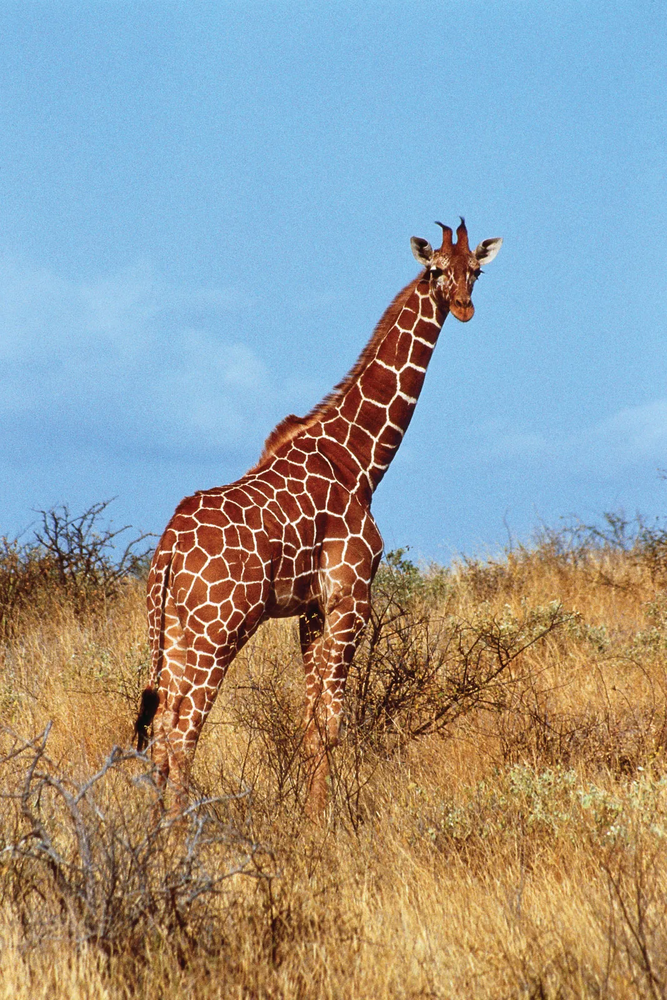
#> input picture OpenCV/images/giraffe-Kenya.png, 667 x 1000 px, shrunk from 1067 x 1600 before the run
$ jupyter execute hist_equalization.ipynb
#> lines starting #> are read from the running program, lines starting #| are printed output that depends on the picture
[cell 1]
import cv2
import numpy as np
import matplotlib.pyplot as plt

[cell 2]
image = cv2.imread('images/giraffe-Kenya.png')
#> image is the input picture: shape (1000, 667, 3); mean B, G, R 152, 154.5, 150.9

if image is None:
    print("Issue with image loading.")
else:
    print("Image loaded successfully.")

[cell 3]
image_rgb = cv2.cvtColor(image, cv2.COLOR_BGR2RGB)
image_greyscale = cv2.cvtColor(image, cv2.COLOR_BGR2GRAY)
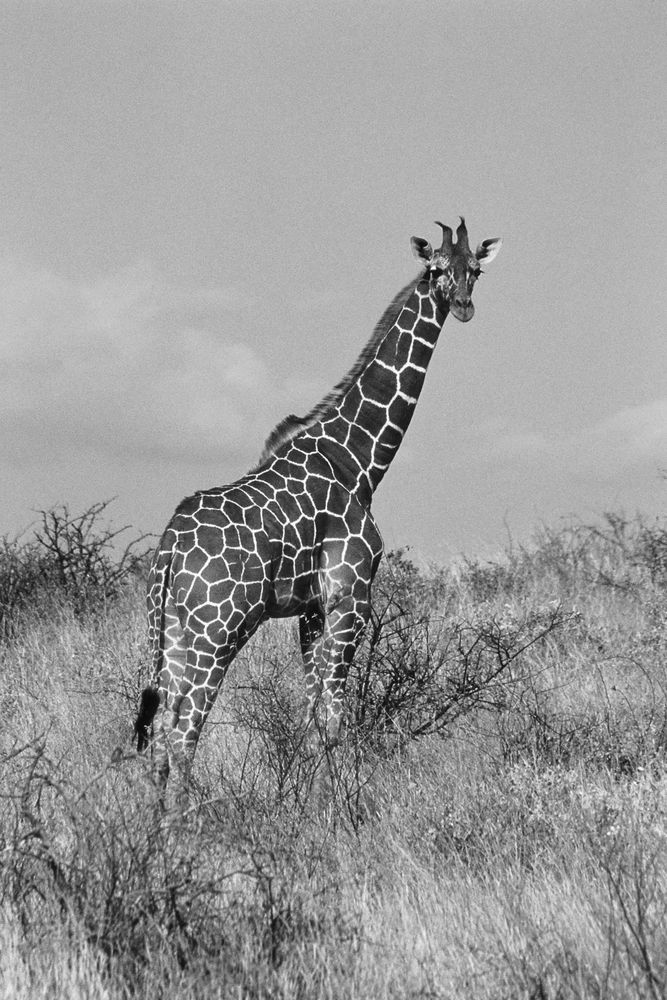
#> image_greyscale: shape (1000, 667); min 8, max 255, mean 153.2

[cell 4]
hist, bins = np.histogram(image_greyscale.flatten(), 256, [0,256])
#> hist = 256 values, max 25982 at index 178, min 0 at index 0, mean 2605.5; bins = 257 values from 0 to 256

# Perform histogram equalization

equialised_image = cv2.equalizeHist(image_greyscale)
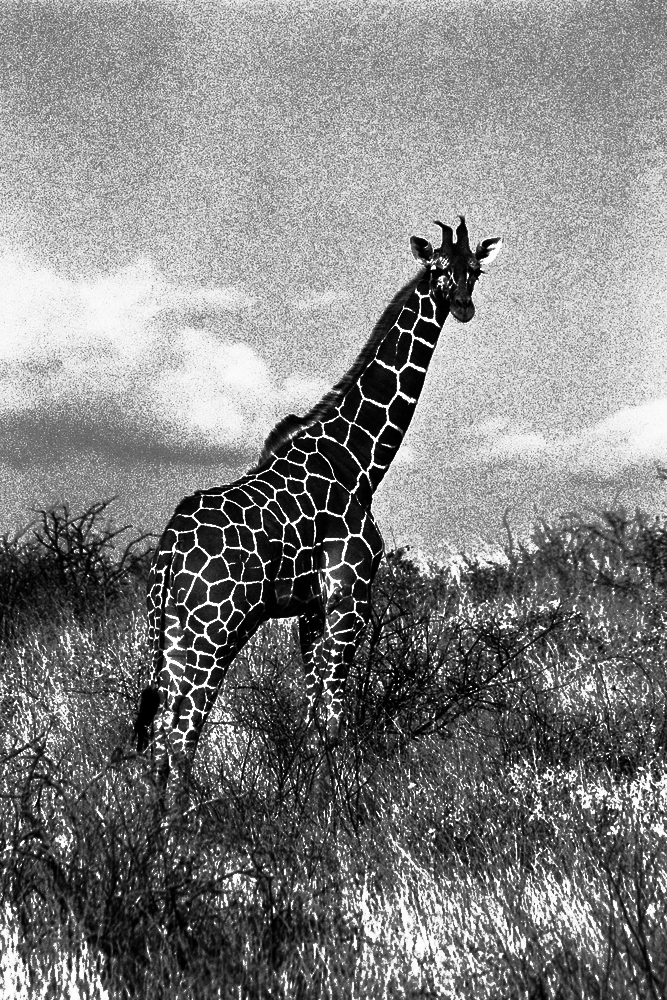
#> equialised_image: shape (1000, 667); min 0, max 255, mean 129.6

equalised_hist, bins = np.histogram(equialised_image.flatten(), 256, [0,256])
#> equalised_hist = 256 values, max 25982 at index 178, min 0 at index 60, mean 2605.5

# plot the results
plt.figure(figsize=(12,6))

plt.subplot(2,2,1)
plt.imshow(image_greyscale, cmap='grey')
plt.title('Original image')

plt.subplot(2,2,2)
plt.plot(hist, color='blue')
plt.title('Original image histogram')

plt.subplot(2,2,3)
plt.imshow(equialised_image, cmap='grey')
plt.title('Original image')

plt.subplot(2,2,4)
plt.plot(equalised_hist, color='green')
plt.title('Equalised image histogram')

plt.tight_layout()
plt.show()
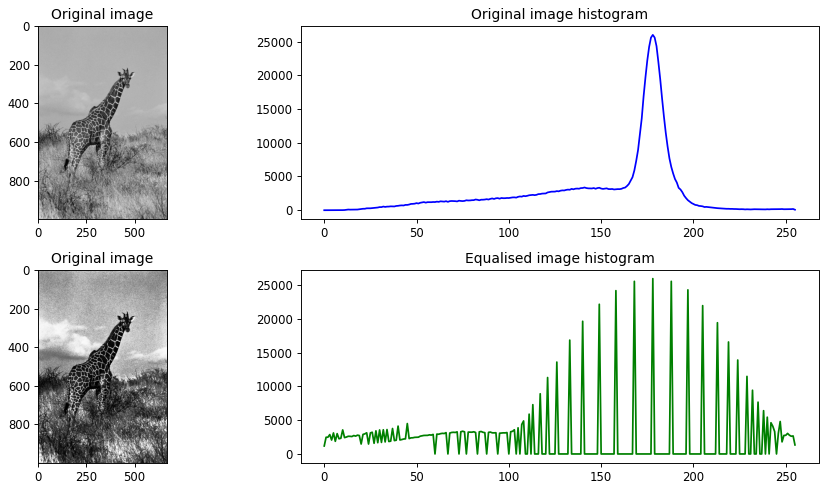
#> figure drawn by matplotlib, 4 panels; panel 2: curve peaks at x = 178, y = 25982; panel 4: curve peaks at x = 178, y = 25982
